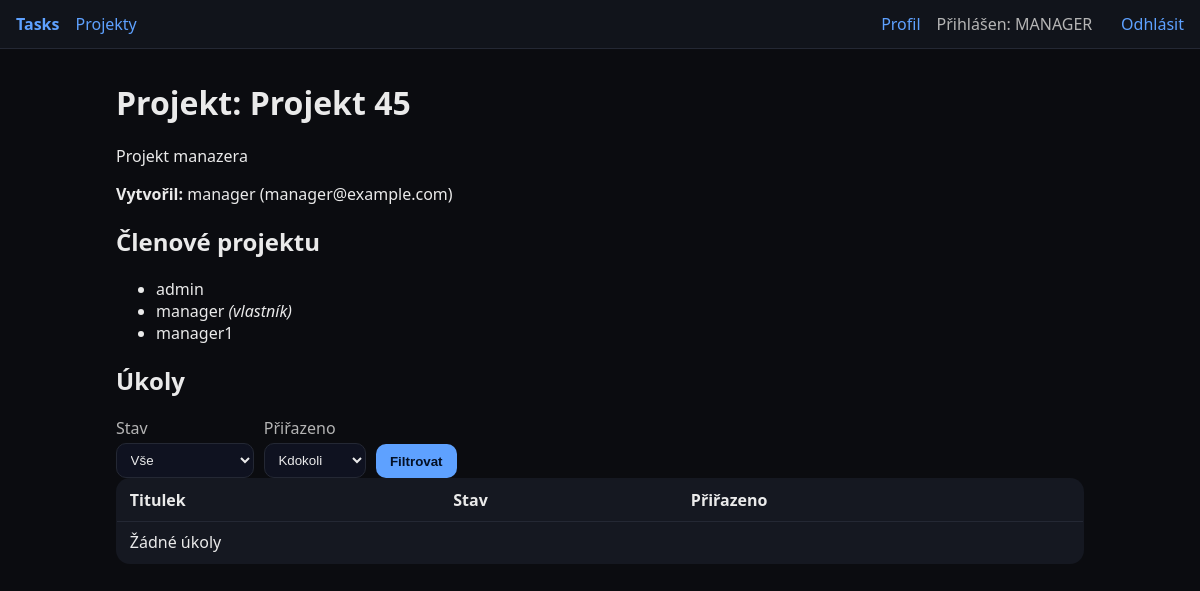
The app's page /projects/1 (signed in) with its own data.
### app/models.py (models this page shows, shortened)
class Role(Base):
    __tablename__ = "roles"
    role_id: Mapped[int] = mapped_column(Integer, primary_key=True)
    role_name: Mapped[str] = mapped_column(String, unique=True)
    user_links = relationship("UserRole", back_populates="role", cascade="all, delete-orphan")

class Project(Base):
    __tablename__ = "projects"
    project_id: Mapped[int] = mapped_column(Integer, primary_key=True)
    name: Mapped[str] = mapped_column(String, index=True)
    description: Mapped[str] = mapped_column(Text, default="")
    created_by: Mapped[int] = mapped_column(ForeignKey("users.user_id"))
    owner = relationship("User", back_populates="projects", foreign_keys=[created_by])
    tasks = relationship("Task", back_populates="project", cascade="all, delete-orphan")
    memberships = relationship("ProjectMember", back_populates="project", cascade="all, delete-orphan")
    members = relationship("User", secondary="project_members", back_populates="member_projects")

class User(Base):
    __tablename__ = "users"
    user_id: Mapped[int] = mapped_column(Integer, primary_key=True, index=True)
    email: Mapped[str] = mapped_column(String, unique=True, index=True)
    password_hash: Mapped[str] = mapped_column(String)
    username: Mapped[str] = mapped_column(String, unique=True)
    created_tasks = relationship("Task", back_populates="creator", foreign_keys="Task.created_by", cascade="all, delete-orphan")
    assigned_tasks = relationship("Task", back_populates="assignee", foreign_keys="Task.assigned_to_user_id")
    comments = relationship("Comment", back_populates="author", cascade="all, delete-orphan")
    projects = relationship("Project", back_populates="owner", foreign_keys="Project.created_by", cascade="all, delete-orphan")
    roles = relationship("UserRole", back_populates="user", cascade="all, delete-orphan")
    memberships = relationship("ProjectMember", back_populates="user", cascade="all, delete-orphan")
    member_projects = relationship("Project", secondary="project_members", back_populates="members", viewonly=True)

### app/routers/projects.py (the view)
@router.get("/{project_id}", response_class=HTMLResponse)
def project_detail(project_id: int, request: Request, db: Session = Depends(get_db), user: User = Depends(current_user)):
    project = db.get(Project, project_id)
    if not project:
        return RedirectResponse(url="/projects", status_code=303)
    status_filter = request.query_params.get("status")
    assignee_filter = request.query_params.get("assignee_id")
    tasks_query = db.query(Task).filter(Task.project_id == project_id)
    if status_filter:
        tasks_query = tasks_query.filter(Task.status == status_filter)
    if assignee_filter:
        try:
            assignee_value = int(assignee_filter)
            tasks_query = tasks_query.filter(Task.assigned_to_user_id == assignee_value)
        except ValueError:
            pass
    tasks = tasks_query.all()
    member_users = (
        db.query(User)
        .join(ProjectMember, ProjectMember.user_id == User.user_id)
        .filter(ProjectMember.project_id == project_id)
        .order_by(User.username)
        .all()
    )
    member_ids = {member.user_id for member in member_users}
    if project.owner and project.owner.user_id not in member_ids:
        member_users.append(project.owner)
        member_ids.add(project.owner.user_id)
    available_users_query = db.query(User)
    if member_ids:
        available_users_query = available_users_query.filter(~User.user_id.in_(member_ids))
    available_users = available_users_query.order_by(User.username).all()
    can_manage = _can_manage_project(user, project)
    return templates.TemplateResponse(
        "projects/detail.html",
        {
            "request": request,
            "project": project,
            "tasks": tasks,
            "project_members": member_users,
            "available_users": available_users,
            "user": user,
            "can_manage": can_manage,
        },
    )

### templates/projects/detail.html (shortened to what this page needs)
{% extends 'base.html' %}
{% block content %}
{% set can_manage = can_manage %}
<h1>Projekt: {{ project.name }}</h1>
<p>{{ project.description }}</p>
<p><strong>Vytvořil:</strong> {{ project.owner.username if project.owner else 'Neznámý' }}{% if project.owner %} ({{ project.owner.email }}){% endif %}</p>
<h2>Členové projektu</h2>
<ul>
  {% for member in project_members %}
    <li>
      {{ member.username or member.email }}
      {% if member.user_id == project.created_by %}<em>(vlastník)</em>{% endif %}
    </li>
  {% else %}
    <li>Žádní členové</li>
  {% endfor %}
</ul>
<h2>Úkoly</h2>
<form method="get" class="form inline">
  <label>Stav
    <select name="status">
      <option value="">Vše</option>
    </select>
  </label>
  <label>Přiřazeno
    <select name="assignee_id">
      <option value="">Kdokoli</option>
    </select>
  </label>
  <button type="submit">Filtrovat</button>
</form>
<table class="table">
  <thead><tr><th>Titulek</th><th>Stav</th><th>Přiřazeno</th>{% if can_manage %}<th>Akce</th>{% endif %}</tr></thead>
  <tbody>
  {% for t in tasks %}
    <tr>
      <td><a href="/tasks/{{t.task_id}}">{{ t.title }}</a></td>
      <td>{{ t.status }}</td>
      <td>{{ t.assignee.username if t.assignee else '-' }}</td>
      {% if can_manage %}
      <td>
        <form method="post" action="/tasks/{{t.task_id}}/delete" class="form inline">
          <button type="submit" onclick="return confirm('Opravdu smazat úkol?')">Smazat</button>
        </form>
      </td>
      {% endif %}
    </tr>
  {% else %}
    <tr><td colspan="{{ 4 if can_manage else 3 }}">Žádné úkoly</td></tr>
  {% endfor %}
  </tbody>
</table>
{% endblock %}

### templates/partials/nav.html (shortened to what this page needs)
<nav class="nav">
  <a href="/" class="brand">Tasks</a>
  <a href="/projects">Projekty</a>
  {% set role = request.session.get('role') %}
  {% if request.session.get('user_id') %}
    <a href="/user/profile">Profil</a>
    <span class="muted">Přihlášen: {{ role or 'USER' }}</span>
    <a href="/auth/logout">Odhlásit</a>
  {% else %}
    <a href="/auth/login">Přihlásit</a>
    <a href="/auth/register">Registrovat</a>
  {% endif %}
</nav>

### static/styles.css (style rules this page uses)
:root { --bg:#0b0c10; --card:#151821; --text:#eaeaea; --muted:#b5b5b5; --acc:#5ea1ff; }
* { box-sizing: border-box; }
body { margin:0; font-family: ui-sans-serif, system-ui, -apple-system, Segoe UI, Roboto, Arial; background:var(--bg); color:var(--text); }
a { color: var(--acc); text-decoration: none; }
.nav { display:flex; gap:1rem; align-items:center; padding: .8rem 1rem; background:#11141b; border-bottom:1px solid #242834; }
.nav .brand { font-weight:700; }
.table { width:100%; border-collapse: collapse; background: var(--card); border:1px solid #242834; border-radius: 14px; overflow: hidden; }
.table th, .table td { padding:.6rem .8rem; border-bottom:1px solid #242834; text-align:left; }
.btn, button { background: var(--acc); color:#041025; border:0; padding:.6rem .9rem; border-radius:10px; cursor:pointer; font-weight:600; }
.form { display:flex; flex-direction: column; gap:.6rem; background: var(--card); border:1px solid #242834; padding:1rem; border-radius:14px; }
.form.inline { flex-direction: row; align-items: end; gap:.6rem; background: transparent; border: 0; padding: 0; }
label { display:flex; flex-direction: column; gap:.3rem; color: var(--muted); }
input, select, textarea { background:#0f1220; color: var(--text); border:1px solid #242834; border-radius:10px; padding:.5rem .6rem; }
.muted { color:var(--muted); margin-right:.8rem }

### records on screen
Role: role_name "MANAGER"
Project: name "Projekt 45", description "Projekt manazera"
User: owner "manager", owner.email "manager@example.com", username "manager", shows "(vlastník)"
User: username "admin"
User: username "manager1"
